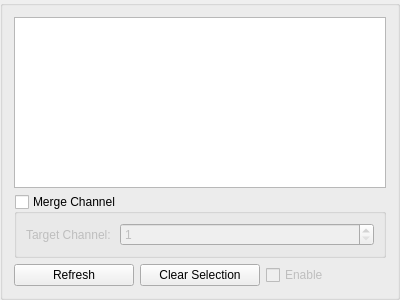
<?xml version="1.0" encoding="UTF-8"?>
<ui version="4.0">
 <class>midi_out_group_box</class>
 <widget class="QGroupBox" name="midi_out_group_box">
  <property name="geometry">
   <rect>
    <x>0</x>
    <y>0</y>
    <width>400</width>
    <height>300</height>
   </rect>
  </property>
  <property name="windowTitle">
   <string>MIDI Output</string>
  </property>
  <layout class="QVBoxLayout" name="verticalLayout">
   <item>
    <widget class="QListWidget" name="device_list_widget"/>
   </item>
   <item>
    <widget class="QGroupBox" name="merge_channel_group_box">
     <property name="title">
      <string>Merge Channel</string>
     </property>
     <property name="checkable">
      <bool>true</bool>
     </property>
     <property name="checked">
      <bool>false</bool>
     </property>
     <layout class="QFormLayout" name="formLayout">
      <item row="0" column="0">
       <widget class="QLabel" name="target_channel_hint_label">
        <property name="text">
         <string>Target Channel: </string>
        </property>
       </widget>
      </item>
      <item row="0" column="1">
       <widget class="QSpinBox" name="target_channel_spin_box">
        <property name="minimum">
         <number>1</number>
        </property>
        <property name="maximum">
         <number>16</number>
        </property>
       </widget>
      </item>
     </layout>
    </widget>
   </item>
   <item>
    <layout class="QHBoxLayout" name="horizontalLayout">
     <item>
      <widget class="QPushButton" name="refresh_push_button">
       <property name="text">
        <string>Refresh</string>
       </property>
      </widget>
     </item>
     <item>
      <widget class="QPushButton" name="clear_selection_push_button">
       <property name="text">
        <string>Clear Selection</string>
       </property>
      </widget>
     </item>
     <item>
      <widget class="QCheckBox" name="enable_check_box">
       <property name="enabled">
        <bool>false</bool>
       </property>
       <property name="text">
        <string>Enable</string>
       </property>
      </widget>
     </item>
    </layout>
   </item>
  </layout>
 </widget>
 <resources/>
 <connections/>
</ui>
